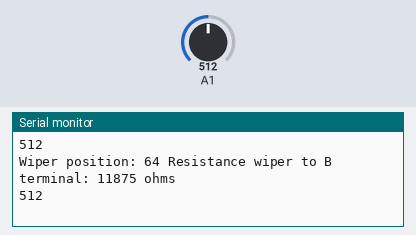
Bench run of a sketch on a simulated Arduino Uno, built with avr-gcc and run on an emulated ATmega328P. On the bench: the last lines printed to the serial monitor. The inputs (shaded band) are chosen by the test bench; at power-on: A1 = 512.

Above: at 3.8 s.
3.9 s: A1 set to 716
At 6.1 s:
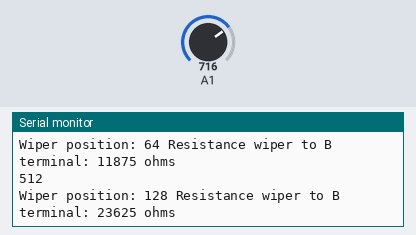
7.5 s: A1 set to 900
At 9.7 s:
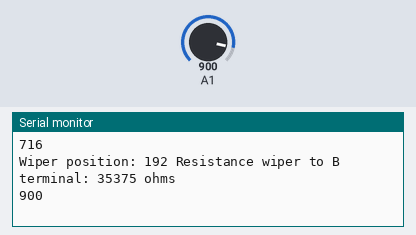
Timing chart, 0 to 11.2 s (numbered marks = the images above; inputs shaded):
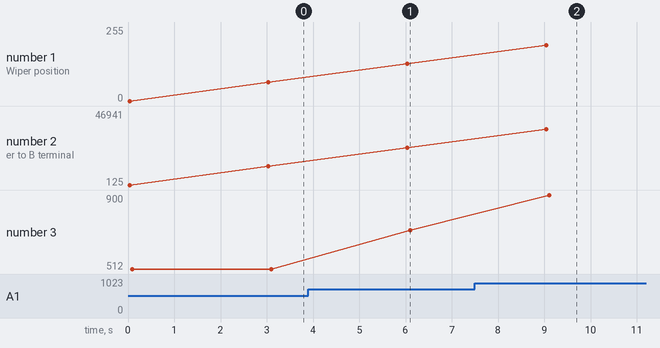

Measured:
- after the input at 7.5 s, the serial monitor: prints a new line after 1.6 s (image 2)
- plotted number 3: 512 → 716 after the input at 3.9 s, 716 → 900 after the input at 7.5 s

The sketch:

MCP41100_R_Test.ino
```cpp
/*
   MCP42100 Dual 100K Digital Pot Demo
   Based on examples at https://wiki.dfrobot.com/Dual_Digital_Pot__100K__SKU__DFR0520

   Slowly adjusts pot wipers between min and max (0-255)
   to allow measuring the resistance from the wiper to
   one of the end terminals and to observe the operation of the device.

   Wiper setting is displayed on the serial monitor for confirmation.
   Arduino Uno SPI connections:
   Uno            MCP41100
   ------------------------
   D10           CS  (pin 1)
   D11 (MOSI)    SI  (pin 3)
   D13 (SCK)     SCK (pin 2)
*/

#include <SPI.h>

const byte csPin           = 10;      // MCP42100 chip select pin
const int  maxPositions    = 256;     // wiper can move from 0 to 255 = 256 positions
const long rAB             = 47000;   // 100k pot resistance between terminals A and B,
                                      // mais pour ajuster au multimètre, je mets 92500
const byte rWiper          = 125;     // 125 ohms pot wiper resistance
const byte pot0            = 0x11;    // pot0 addr // B 0001 0001
const byte pot0Shutdown    = 0x21;    // pot0 shutdown // B 0010 0001

void setPotWiper(int addr, int pos) {
  pos = constrain(pos, 0, 255);            // limit wiper setting to range of 0 to 255
  digitalWrite(csPin, LOW);                // select chip
  SPI.transfer(addr);                      // configure target pot with wiper position
  SPI.transfer(pos);
  digitalWrite(csPin, HIGH);               // de-select chip

  // print pot resistance between wiper and B terminal
  long resistanceWB = ((rAB * pos) / maxPositions ) + rWiper;
  Serial.print("Wiper position: ");
  Serial.print(pos);
  Serial.print(" Resistance wiper to B terminal: ");
  Serial.print(resistanceWB);
  Serial.println(" ohms");
}

void setup() {
  Serial.begin(9600);
  Serial.println("MCP41100 Demo");

  digitalWrite(csPin, HIGH);        // chip select default to de-selected
  pinMode(csPin, OUTPUT);           // configure chip select as output
  SPI.begin();
}

void loop() {
  // move pot1 wiper manually to specific positions
  Serial.println("Pot 0 Control ");

  setPotWiper(pot0, 0);                    // minimum resistance
  Serial.println(analogRead(1));
  delay(3000);
  setPotWiper(pot0, 64);// 25% resistance
  Serial.println(analogRead(1));
  delay(3000);
  setPotWiper(pot0, 128); // 50% resistance
  Serial.println(analogRead(1));
  delay(3000);
  setPotWiper(pot0, 192);  // 75% resistance
  Serial.println(analogRead(1));
  delay(3000);
  setPotWiper(pot0, 255);                  // 100% resistance
  Serial.println(analogRead(1));
  delay(3000);

  // move pot0 wiper from min to max in increments of 1 position
  Serial.println("Pot 0 Control ");
  for (int i = 0; i < 256; i++) {
    setPotWiper(pot0, i);
    delay(1000);
  }
  // move pot0 wiper from max to min in decrements of 1 position
  for (int i = 256; i > 0; i--) {
    setPotWiper(pot0, i);
    delay(1000);
  }
}
```
